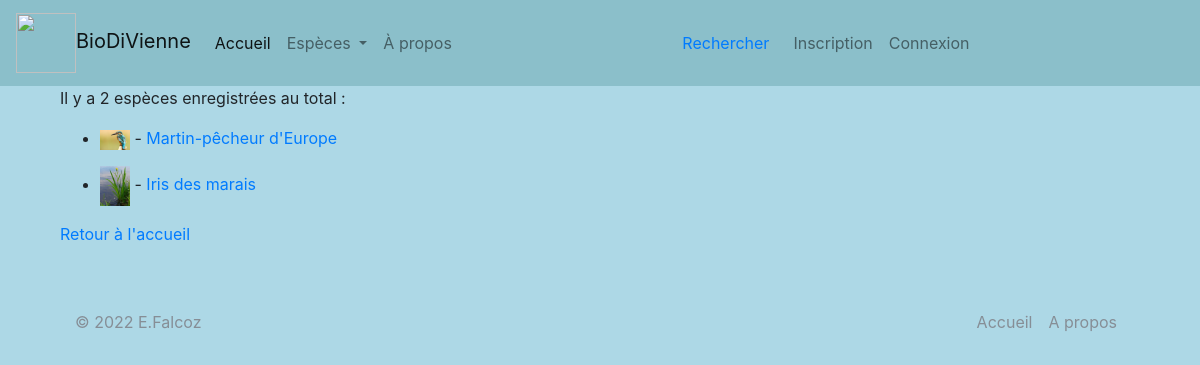
The app's page /regne/0, older data.
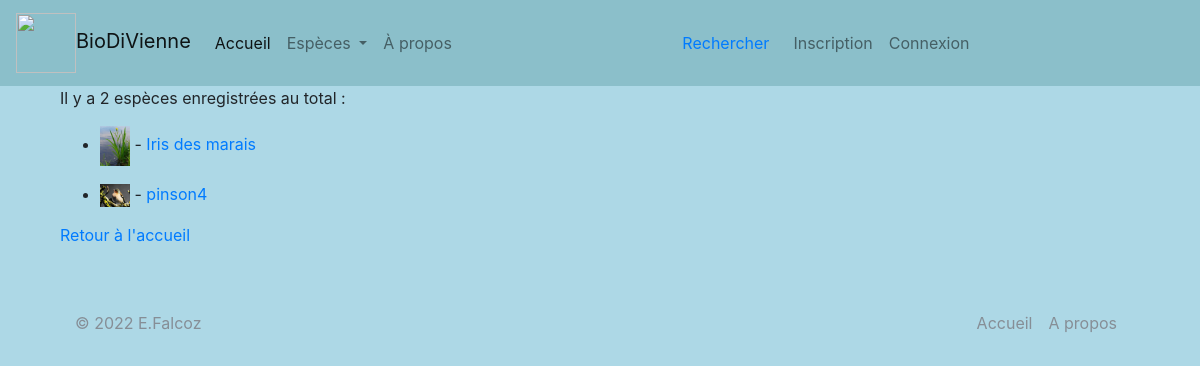
The same page, newer data.
### app25OK.py (models this page shows)
class Espece(db.Model):
    espece_id = db.Column(db.Integer, unique=True, nullable=False, primary_key=True, autoincrement=True)
    espece_fichier = db.Column(db.Text, unique=True, nullable=False)
    espece_regne = db.Column(db.Text, nullable=False)
    espece_nom_vernaculaire = db.Column(db.Text)
    espece_nom_latin = db.Column(db.Text)
    espece_description = db.Column(db.Text)
    espece_preoccupation = db.Column(db.Text)
    espece_droit_image = db.Column(db.Text)
    authorships = db.relationship("Authorship", back_populates="espece")

### app25OK.py (the view)
@app.route('/regne/<int:espece_id>')
def regne(espece_id):
    especes = []
    if espece_id == 0:
        especes = Espece.query.all()
    elif espece_id == 1:
        especes = Espece.query.filter(Espece.espece_regne.like("animal")).all()
    elif espece_id == 2:
        especes = Espece.query.filter(Espece.espece_regne.like("vegetal")).all()
    else:
        especes = []
    return render_template('regne2.html', especes=especes)

### templates/regne2.html (shortened to what this page needs)
{% extends "conteneur3.html" %}
{% block corps %}
    {% if especes|length == 0 %}
<p>
    <div class="alert alert-warning" role="alert">
      Il n'y a pas d'espèces recensée.
    </div></p>
    {% else %}
        <p>Il y a {{ especes|length }} espèces enregistrées au total :</p>
    {% endif %}
    <ul>
        {% for espece in especes %}
        <p><li><img src=/display/{{espece.espece_fichier}} width="30px" height="auto"> -
        <a href="{{url_for('espece', espece_id=espece.espece_id)}}">{{espece.espece_nom_vernaculaire}}</a></li></p>
            {% endfor %}
        </ul>
        <p>
        <a href="{{url_for('accueil')}}">Retour à l'accueil</a>
        </p>
{% endblock %}

Row changes from the older to the newer data that the page shows:
removed Espece: espece_fichier (picture), espece_nom_vernaculaire "Martin-pêcheur d'Europe"
added Espece: espece_fichier (picture), espece_nom_vernaculaire "pinson4"
